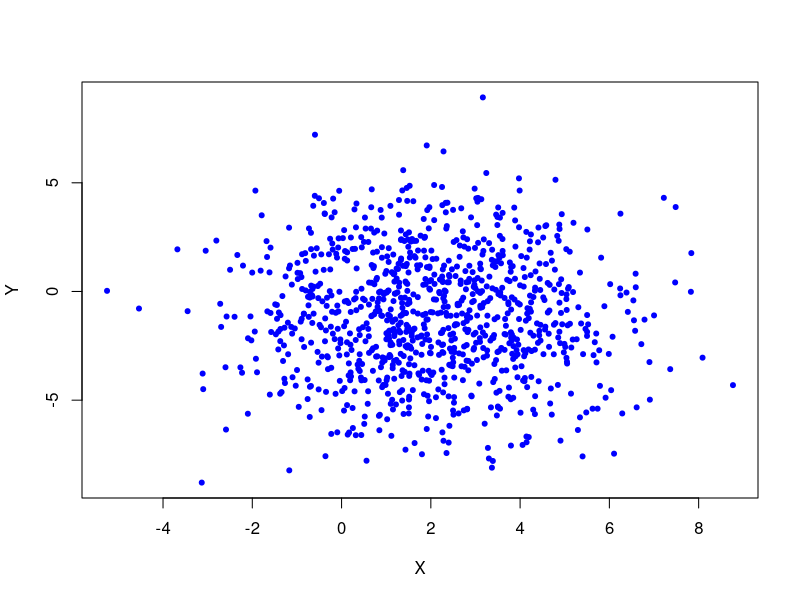

Here is the R script that generated this plot:
install.packages("mvtnorm")

library(mvtnorm)

# Set means and variances for X and Y
mu_x <- 2
mu_y <- -1
var_x <- 4
var_y <- 9

# Set covariance matrix
cov_mat <- diag(2)

# Generate 1000 random samples from the bivariate Gaussian distribution
samples <- rmvnorm(n = 1000, mean = c(mu_x, mu_y), sigma = cov_mat %*% diag(c(var_x, var_y)))

# Plot the samples as a scatterplot
plot(samples, pch = 20, col = "blue", xlab = "X", ylab = "Y")
